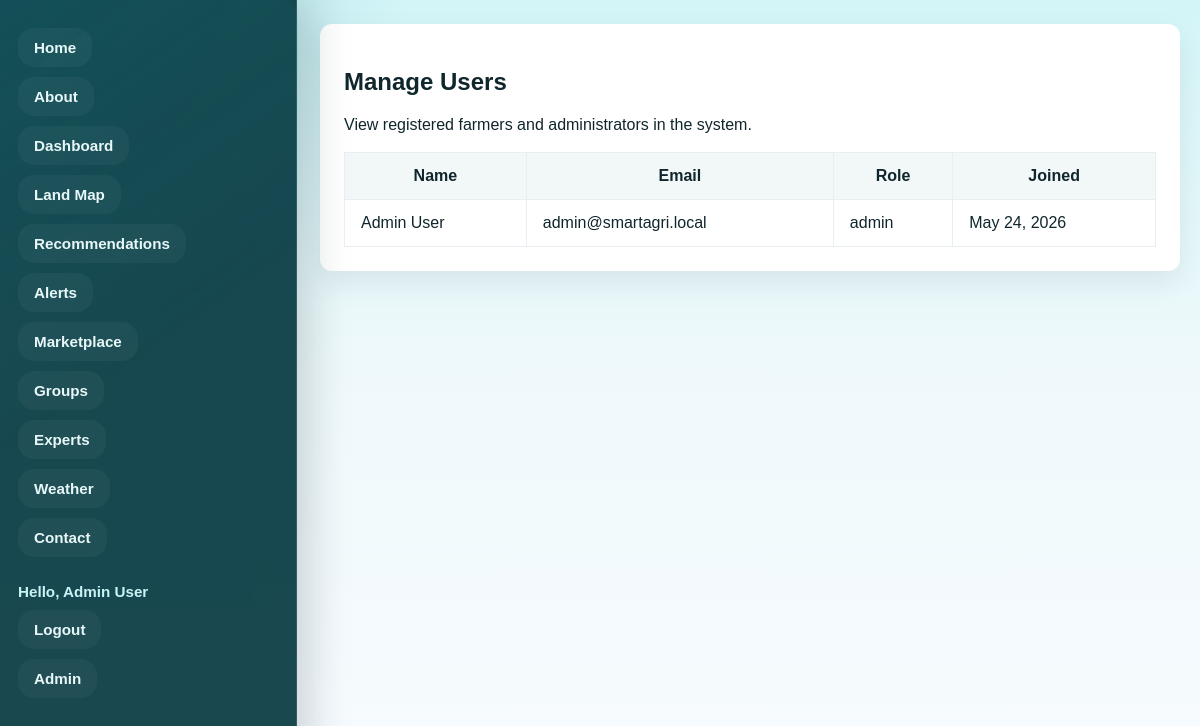
The page /admin/manage-users.php (signed in) on the database its author committed.
### tables this page shows
CREATE TABLE IF NOT EXISTS users (
  id INT AUTO_INCREMENT PRIMARY KEY,
  name VARCHAR(150) NOT NULL,
  email VARCHAR(150) NOT NULL UNIQUE,
  phone VARCHAR(20) DEFAULT NULL,
  address VARCHAR(255) DEFAULT NULL,
  agriculture_field VARCHAR(100) DEFAULT NULL,
  experience VARCHAR(100) DEFAULT NULL,
  password VARCHAR(255) NOT NULL,
  role ENUM('farmer','admin') NOT NULL DEFAULT 'farmer',
  created_at DATETIME NOT NULL DEFAULT CURRENT_TIMESTAMP
);

### admin/manage-users.php (the view, shortened to what this page needs)
<?php
require_once __DIR__ . '/../includes/db.php';
$users = [];
$result = $mysqli->query('SELECT id, name, email, role, created_at FROM users ORDER BY created_at DESC');
if ($result) {
    while ($row = $result->fetch_assoc()) {
        $users[] = $row;
    }
}
?>
<!DOCTYPE html>
<html lang="en">
<head>
    <link rel="stylesheet" href="../assets/css/style.css">
    <link rel="stylesheet" href="../assets/css/responsive.css">
</head>
<body>
    <?php include __DIR__ . '/../includes/navbar.php'; ?>
    <main class="dashboard-page">
        <section class="dashboard-section">
            <h1>Manage Users</h1>
            <p>View registered farmers and administrators in the system.</p>
            <table class="data-table">
                <thead>
                    <tr><th>Name</th><th>Email</th><th>Role</th><th>Joined</th></tr>
                </thead>
                <tbody>
                    <?php foreach ($users as $user) : ?>
                        <tr>
                            <td><?= htmlspecialchars($user['name']) ?></td>
                            <td><?= htmlspecialchars($user['email']) ?></td>
                            <td><?= htmlspecialchars($user['role']) ?></td>
                            <td><?= htmlspecialchars(date('M d, Y', strtotime($user['created_at']))) ?></td>
                        </tr>
                    <?php endforeach; ?>
                </tbody>
            </table>
        </section>
    </main>
</body>
</html>

### assets/css/style.css (style rules this page uses)
html { scroll-behavior: smooth; }
body { font-family: Arial, sans-serif; margin: 0; padding: 0; min-height: 100vh; background: radial-gradient(circle at top left, rgba(21, 116, 131, 0.26), transparent 28%), linear-gradient(180deg, #d3f5f8 0%, #eff9fb 45%, #f8fbff 100%); color: #10262d; transition: background .4s ease, color .4s ease; }
.dashboard-page { max-width: 1180px; margin: 24px auto; padding: 0 20px; margin-left: 300px; }
.dashboard-section { background: #fff; border-radius: 12px; box-shadow: 0 12px 30px rgba(0,0,0,0.08); margin-bottom: 24px; padding: 24px; }
.data-table { width: 100%; border-collapse: collapse; margin-top: 18px; background: #fff; }
.data-table th, .data-table td { padding: 14px 16px; border: 1px solid #e9eef2; }
.data-table th { background: #f2f7f8; font-weight: 700; }

### rows shown on the page
users: name "Admin User", email "admin@smartagri.local", role "admin", created_at "May 24, 2026"

### other values the page prints
$_SESSION['user_name'] "Admin User"
